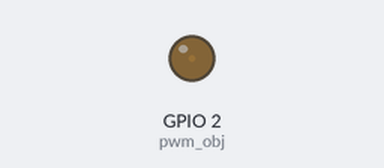
The program below on a simulated Raspberry Pi (BCM pin numbers). Shown: output pins drawn as LEDs (lit = HIGH).

Above: at 0.05 s.
At 0.9 s:
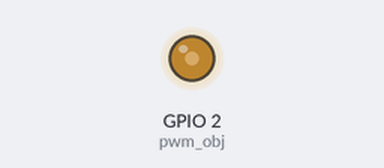
At 1.8 s:
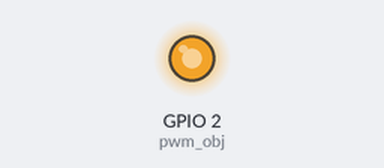
At 3.6 s:
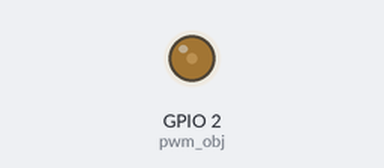
Timing chart, 0 to 5.3 s (numbered marks = the images above):
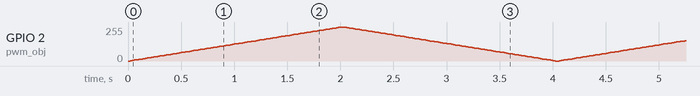

The program:

pwm_test.py
```python
import RPi.GPIO as GPIO
from time import sleep

GPIO.setmode(GPIO.BCM)     # use the same GPIO convention as the Broadcom SoC

GPIO.setup(2, GPIO.OUT)    # set GPIO2 as output

pwm_obj = GPIO.PWM(2, 100) # create PWM object associated with GPIO2; 100Hz

pwm_obj.start(50)          # start the PWM with the duty cycle at 50%

delay_ms = 0.02            # delay time in milliseconds for holding each duty
                           # cycle value

# while maintaining the same frequency (100Hz) we'll increase and decrease
# the duty cycle (high-to-low ratio) between 0% and 100%.
try:
    while True:
        for i in range(101):
            pwm_obj.ChangeDutyCycle(i)
            sleep(delay_ms)
        for i in range(100,-1,-1):
            pwm_obj.ChangeDutyCycle(i)
            sleep(delay_ms)
# we'll repeat the duty cycle change forever. when/if the user presses CTRL+C to
# stop, we'll handle the created exception
except KeyboardInterrupt:
    pwm_obj.stop()
    GPIO.cleanup()
```
